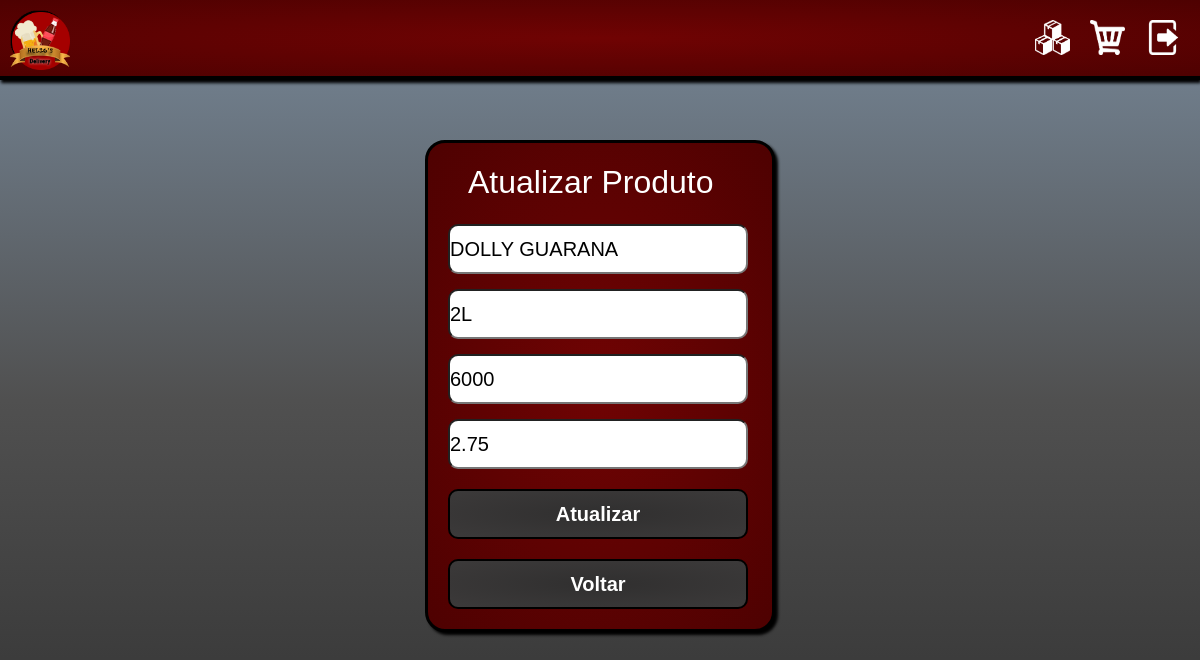
The app's page /atualizar/31 (signed in) with its own data.
### tables this page shows
CREATE TABLE produtos(id INTEGER NOT NULL PRIMARY KEY AUTOINCREMENT, Marca TEXT, Volume TEXT, Quantidade INTEGER, Preco REAL);

### App.py (the view, shortened to what this page needs)
@app.route("/atualizar/<id_produto>", methods=["GET", "POST"])
@login_required
def atualizar(id_produto):
   if request.method == "GET":
      idproduto = id_produto
      x = MostrarLinha(id_produto)
      marca = x[1]
      volume = x[2]
      quantidade = x[3]
      preco = x[4]
      return render_template("atualizar.html", marca=marca, preco=preco, volume=volume, quantidade=quantidade, id_produto = idproduto)

### auxiliares.py (called while the page is built)
def login_required(f):
    @wraps(f)
    def decorated_function(*args, **kwargs):
        if session.get("name") is None:
            return redirect(url_for('login', next=request.url))
        return f(*args, **kwargs)
    return decorated_function

### funcoesSQL.py (called while the page is built)
def MostrarLinha(id):
    con = sqlite3.connect("deposit.db")
    cur = con.cursor()
    linha = cur.execute("SELECT * FROM produtos WHERE id = ?", (id,)).fetchone()
    return linha

### templates/atualizar.html (shortened to what this page needs)
<!DOCTYPE html>
<html lang="pt-br">
<link href="https://cdn.jsdelivr.net/npm/bootstrap@5.2.2/dist/css/bootstrap.min.css" rel="stylesheet">
<link rel="stylesheet" href="{{ url_for('static', filename='CadasAtual.css') }}">
<body>
    <div class="principal">
        <header>
            <a href="/logout"><img src="{{ url_for('static', filename='sair.png') }}" class = "sair"></a>
            <a href="/carrinho"><img src="{{ url_for('static', filename='carrinho.png') }}" class = "carrinho"></a>
            <a href="/estoque"><img src="{{ url_for('static', filename='icon_estoque.png') }}" class="carrinho"></a>
            <a href="/"><img src="{{ url_for('static', filename='logo.png') }}" class = "logo"></a>
        </header>
        <section id="blog">
            <div class="blogConteiner">
                <div class="blogBox">
                    <h3>Atualizar Produto</h3>
                    <form action="/atualizar/{{ id_produto }}" method="post">
                        <input value="{{ marca }}" autofocus class="Campo"  id="Marca" name="Marca" placeholder="Marca" type="text" required><br>
                        <input value="{{ volume }}" autofocus class="Campo" id="Volume" name="Volume" placeholder="Volume (ml)" type="text" required><br>
                        <input value="{{ quantidade }}" autofocus class="Campo" type="number" id="Quantidade" name="Quantidade" placeholder="Quantidade" type="text" required><br>
                        <input value="{{ preco }}" autofocus class="Campo" id="Preco" name="Preco" placeholder="Preco" type="text" required><br>
                        <button onclick="confirmar()" class="botao" type="submit">Atualizar</button>
                    </form>
                    <form action="/estoque">
                        <button class="botaovoltar">Voltar</button>
                    </form>
                </div>
            </div>
       </section>
    </div>
</body>
</html>

### static/CadasAtual.css (style rules this page uses)
* { margin: 0%; padding: 0%; }
.principal { position: absolute; width: 100%; height: 100%; background-color: lightslategray; background-image: linear-gradient(lightslategray, rgb(80, 80, 80), rgb(49, 49, 49)); }
.logo { position: relative; width: 60px; height: 60px; margin-left: 10px; margin-top: 10px; margin-bottom: 10px; float: left; }
.sair { position: relative; width: 35px; height: 35px; margin-right: 20px; margin-top: 20px; float: right ; }
.carrinho { position: relative; width: 35px; height: 35px; margin-right: 20px; margin-top: 20px; float: right ; }
header { position: relative; background-image: radial-gradient(rgb(112, 3, 3), rgb(78, 1, 1)); width: 100%; height: 80px; border-bottom: 4px solid black; box-shadow: 1px 3px 3px black; }
.Campo { position: relative; width: 300px; height: 50px; margin-top: 15px; margin-left: 20px ; font-size: 20px; border-radius: 10px; }
.botao { position: relative; width: 300px; height: 50px; margin-top: 20px; margin-bottom: 20px; margin-left: 20px ; border-radius: 10px; font-size: 20px; border: 2px solid black; color: white; font-weight: bold; background-image: radial-gradient(rgb(48, 47, 47), rgb(60, 58, 58)); }
.botaovoltar { position: relative; width: 300px; height: 50px; margin-top: 0px; margin-bottom: 20px; margin-left: 20px ; border-radius: 10px; font-size: 20px; border: 2px solid black; color: white; font-weight: bold; background-image: radial-gradient(rgb(48, 47, 47), rgb(60, 58, 58)); }
h3 { font-family: Arial, Helvetica, sans-serif, cursive; margin-left: 40px; font-size: 2rem; color: white; padding-top: 20px; text-decoration: none; }
a { text-decoration: none; }
#blog { margin-top: 40px; display: flex; justify-content: center; align-items: center; flex-direction: column; padding: 0px; font-family:'Gill Sans', 'Gill Sans MT', Calibri, 'Trebuchet MS', sans-serif, 'Times New Roman', Times, serif; }
.blogBox { position: relative; width: 350px; background-color: #ffffff; border: solid black 3px; border-radius: 20px; margin: 20px; background-image: radial-gradient(rgb(112, 3, 3), rgb(78, 1, 1)); box-shadow: 3px 3px 3px black; }

### records on screen
produtos: Marca "DOLLY GUARANA", Volume "2L", Quantidade "6000", Preco "2.75"
